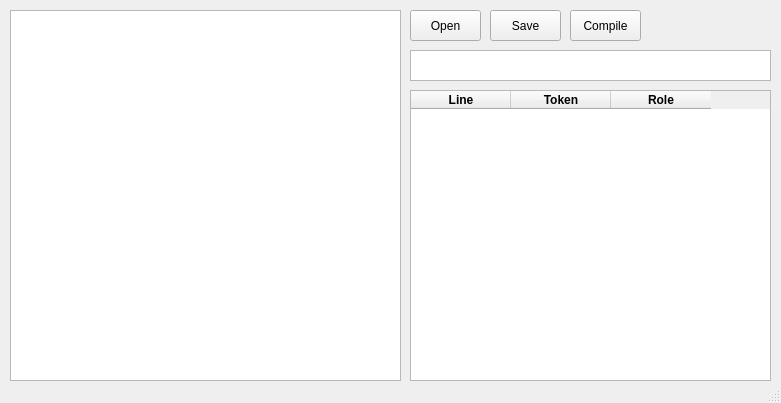
<?xml version="1.0" encoding="UTF-8"?>
<ui version="4.0">
 <class>MainWindow</class>
 <widget class="QMainWindow" name="MainWindow">
  <property name="geometry">
   <rect>
    <x>0</x>
    <y>0</y>
    <width>781</width>
    <height>403</height>
   </rect>
  </property>
  <property name="windowTitle">
   <string>Lexical Analyzer</string>
  </property>
  <widget class="QWidget" name="centralwidget">
   <widget class="QPlainTextEdit" name="plainTextEdit">
    <property name="geometry">
     <rect>
      <x>10</x>
      <y>10</y>
      <width>391</width>
      <height>371</height>
     </rect>
    </property>
   </widget>
   <widget class="QPushButton" name="pushButtonOpen">
    <property name="geometry">
     <rect>
      <x>410</x>
      <y>10</y>
      <width>71</width>
      <height>31</height>
     </rect>
    </property>
    <property name="cursor">
     <cursorShape>PointingHandCursor</cursorShape>
    </property>
    <property name="styleSheet">
     <string notr="true"/>
    </property>
    <property name="text">
     <string>Open</string>
    </property>
   </widget>
   <widget class="QPushButton" name="pushButtonSave">
    <property name="geometry">
     <rect>
      <x>490</x>
      <y>10</y>
      <width>71</width>
      <height>31</height>
     </rect>
    </property>
    <property name="text">
     <string>Save</string>
    </property>
   </widget>
   <widget class="QPushButton" name="pushButtonCompile">
    <property name="geometry">
     <rect>
      <x>570</x>
      <y>10</y>
      <width>71</width>
      <height>31</height>
     </rect>
    </property>
    <property name="text">
     <string>Compile</string>
    </property>
   </widget>
   <widget class="QTableWidget" name="tableWidget">
    <property name="geometry">
     <rect>
      <x>410</x>
      <y>90</y>
      <width>361</width>
      <height>291</height>
     </rect>
    </property>
    <column>
     <property name="text">
      <string>Line</string>
     </property>
     <property name="font">
      <font>
       <bold>true</bold>
      </font>
     </property>
    </column>
    <column>
     <property name="text">
      <string>Token</string>
     </property>
     <property name="font">
      <font>
       <bold>true</bold>
      </font>
     </property>
    </column>
    <column>
     <property name="text">
      <string>Role</string>
     </property>
     <property name="font">
      <font>
       <bold>true</bold>
      </font>
     </property>
    </column>
   </widget>
   <widget class="QListWidget" name="listWidgetError">
    <property name="geometry">
     <rect>
      <x>410</x>
      <y>50</y>
      <width>361</width>
      <height>31</height>
     </rect>
    </property>
   </widget>
  </widget>
  <widget class="QStatusBar" name="statusbar"/>
 </widget>
 <resources/>
 <connections/>
</ui>
